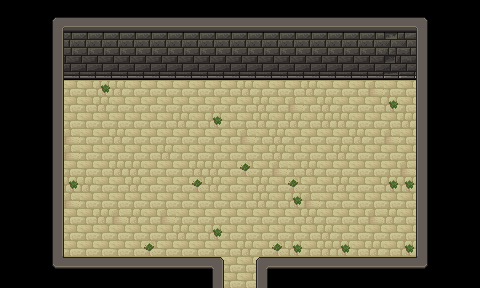

Below is a game level as drawn by its tile map, then a one-line description and the .tmx file that defines it, in full:
An orthogonal 30x18 tile map with 16x16 px tiles, 3 tile layers (Base, Ground, Upper) and 3 objects (Entrance, DungeonObject, CombatStart).

<map version="1.5" tiledversion="1.6.0" orientation="orthogonal" renderorder="right-down" width="30" height="18" tilewidth="16" tileheight="16" infinite="0" nextlayerid="22" nextobjectid="52">
 <properties>
  <property name="ActiveSpawn" type="int" value="1" />
  <property name="Dungeon" value="Forest" />
  <property name="Outside" type="bool" value="false" />
  <property name="ResourcesMinMax" value="30-60" />
 </properties>
 <tileset firstgid="1" source="../Tilesets/tilesetDungeon.tsx" />
 <layer id="19" name="Base" width="30" height="18">
  <data encoding="csv">
145,145,145,145,145,145,145,145,145,145,145,145,145,145,145,145,145,145,145,145,145,145,145,145,145,145,145,145,145,145,
145,145,145,145,145,145,145,145,145,145,145,145,145,145,145,145,145,145,145,145,145,145,145,145,145,145,145,145,145,145,
145,145,145,145,145,145,145,145,145,145,145,145,145,145,145,145,145,145,145,145,145,145,145,145,145,145,145,145,145,145,
145,145,145,145,145,145,145,145,145,145,145,145,145,145,145,145,145,145,145,145,145,145,145,145,145,145,145,145,145,145,
145,145,145,145,145,145,145,145,145,145,145,145,145,145,145,145,145,145,145,145,145,145,145,145,145,145,145,145,145,145,
145,145,145,145,10,10,31,11,10,10,10,10,10,10,10,11,10,10,10,11,10,10,10,12,10,10,145,145,145,145,
145,145,145,145,10,10,11,10,10,10,10,10,10,10,10,10,11,10,12,10,11,10,10,10,31,10,145,145,145,145,
145,145,145,145,10,10,10,10,10,10,10,11,10,31,10,10,11,10,11,10,11,11,10,10,10,11,145,145,145,145,
145,145,145,145,12,10,10,11,10,10,10,10,10,10,10,12,10,11,10,10,10,10,11,10,12,10,145,145,145,145,
145,145,145,145,12,10,10,10,10,10,11,10,10,10,10,10,10,11,10,10,10,11,10,10,10,10,145,145,145,145,
145,145,145,145,10,10,10,11,11,10,10,10,11,11,10,30,10,12,10,11,10,10,10,10,10,12,145,145,145,145,
145,145,145,145,31,11,10,10,11,10,10,10,30,11,10,10,11,10,30,10,10,11,10,10,31,31,145,145,145,145,
145,145,145,145,12,10,10,10,10,10,10,10,10,10,10,10,11,10,31,12,10,10,10,10,10,10,145,145,145,145,
145,145,145,145,10,10,11,12,11,10,12,10,10,10,10,10,10,10,10,11,10,10,10,12,11,10,145,145,145,145,
145,145,145,145,10,10,10,10,10,10,10,11,10,31,10,10,10,10,10,10,11,10,10,10,10,10,145,145,145,145,
145,145,145,145,10,10,10,10,10,30,10,10,10,10,10,11,10,30,31,10,11,31,10,11,10,31,145,145,145,145,
145,145,145,145,10,10,10,10,10,10,10,10,11,10,10,10,10,10,10,10,10,10,31,10,10,10,145,145,145,145,
145,145,145,145,145,145,145,145,145,145,145,145,145,145,10,10,145,145,145,145,145,145,145,145,145,145,145,145,145,145
</data>
 </layer>
 <layer id="20" name="Ground" width="30" height="18">
  <data encoding="csv">
0,0,0,0,0,0,0,0,0,0,0,0,0,0,0,0,0,0,0,0,0,0,0,0,0,0,0,0,0,0,
0,0,0,22,62,62,62,62,62,62,62,62,62,62,62,62,62,62,62,62,62,62,62,62,62,62,23,0,0,0,
0,0,0,24,84,84,84,84,84,84,84,84,84,84,84,84,84,84,84,84,84,84,84,84,85,86,21,0,0,0,
0,0,0,24,104,104,104,104,104,104,104,104,104,104,104,104,104,104,104,104,104,104,104,104,105,106,21,0,0,0,
0,0,0,24,124,124,124,124,124,124,124,124,124,124,124,124,124,124,124,124,124,124,124,124,125,126,21,0,0,0,
0,0,0,24,0,0,0,0,0,0,0,0,0,0,0,0,0,0,0,0,0,0,0,0,0,0,21,0,0,0,
0,0,0,24,0,0,0,0,0,0,0,0,0,0,0,0,0,0,0,0,0,0,0,0,0,0,21,0,0,0,
0,0,0,24,0,0,0,0,0,0,0,0,0,0,0,0,0,0,0,0,0,0,0,0,0,0,21,0,0,0,
0,0,0,24,0,0,0,0,0,0,0,0,0,0,0,0,0,0,0,0,0,0,0,0,0,0,21,0,0,0,
0,0,0,24,0,0,0,0,0,0,0,0,0,0,0,0,0,0,0,0,0,0,0,0,0,0,21,0,0,0,
0,0,0,24,0,0,0,0,0,0,0,0,0,0,0,0,0,0,0,0,0,0,0,0,0,0,21,0,0,0,
0,0,0,24,0,0,0,0,0,0,0,0,0,0,0,0,0,0,0,0,0,0,0,0,0,0,21,0,0,0,
0,0,0,24,0,0,0,0,0,0,0,0,0,0,0,0,0,0,0,0,0,0,0,0,0,0,21,0,0,0,
0,0,0,24,0,0,0,0,0,0,0,0,0,0,0,0,0,0,0,0,0,0,0,0,0,0,21,0,0,0,
0,0,0,24,0,0,0,0,0,0,0,0,0,0,0,0,0,0,0,0,0,0,0,0,0,0,21,0,0,0,
0,0,0,24,0,0,0,0,0,0,0,0,0,0,0,0,0,0,0,0,0,0,0,0,0,0,21,0,0,0,
0,0,0,42,2,2,2,2,2,2,2,2,2,4,0,0,1,2,2,2,2,2,2,2,2,2,43,0,0,0,
0,0,0,0,0,0,0,0,0,0,0,0,0,24,0,0,21,0,0,0,0,0,0,0,0,0,0,0,0,0
</data>
 </layer>
 <layer id="21" name="Upper" width="30" height="18">
  <data encoding="csv">
0,0,0,0,0,0,0,0,0,0,0,0,0,0,0,0,0,0,0,0,0,0,0,0,0,0,0,0,0,0,
0,0,0,0,0,0,0,0,0,0,0,0,0,0,0,0,0,0,0,0,0,0,0,0,0,0,0,0,0,0,
0,0,0,0,0,0,0,0,0,0,0,0,0,0,0,0,0,0,0,0,0,0,0,0,0,0,0,0,0,0,
0,0,0,0,0,0,0,0,0,0,0,0,0,0,0,0,0,0,0,0,0,0,0,0,0,0,0,0,0,0,
0,0,0,0,0,0,0,0,0,0,0,0,0,0,0,0,0,0,0,0,0,0,0,0,0,0,0,0,0,0,
0,0,0,0,0,0,0,0,0,0,0,0,0,0,0,0,0,0,0,0,0,0,0,0,0,0,0,0,0,0,
0,0,0,0,0,0,0,0,0,0,0,0,0,0,0,0,0,0,0,0,0,0,0,0,0,0,0,0,0,0,
0,0,0,0,0,0,0,0,0,0,0,0,0,0,0,0,0,0,0,0,0,0,0,0,0,0,0,0,0,0,
0,0,0,0,0,0,0,0,0,0,0,0,0,0,0,0,0,0,0,0,0,0,0,0,0,0,0,0,0,0,
0,0,0,0,0,0,0,0,0,0,0,0,0,0,0,0,0,0,0,0,0,0,0,0,0,0,0,0,0,0,
0,0,0,0,0,0,0,0,0,0,0,0,0,0,0,0,0,0,0,0,0,0,0,0,0,0,0,0,0,0,
0,0,0,0,0,0,0,0,0,0,0,0,0,0,0,0,0,0,0,0,0,0,0,0,0,0,0,0,0,0,
0,0,0,0,0,0,0,0,0,0,0,0,0,0,0,0,0,0,0,0,0,0,0,0,0,0,0,0,0,0,
0,0,0,0,0,0,0,0,0,0,0,0,0,0,0,0,0,0,0,0,0,0,0,0,0,0,0,0,0,0,
0,0,0,0,0,0,0,0,0,0,0,0,0,0,0,0,0,0,0,0,0,0,0,0,0,0,0,0,0,0,
0,0,0,0,0,0,0,0,0,0,0,0,0,0,0,0,0,0,0,0,0,0,0,0,0,0,0,0,0,0,
0,0,0,0,0,0,0,0,0,0,0,0,0,0,0,0,0,0,0,0,0,0,0,0,0,0,0,0,0,0,
0,0,0,0,0,0,0,0,0,0,0,0,0,0,0,0,0,0,0,0,0,0,0,0,0,0,0,0,0,0
</data>
 </layer>
 <objectgroup id="4" name="Travel">
  <object id="19" name="Entrance" x="224" y="284" width="32" height="4">
   <properties>
    <property name="EntranceDir" value="Up" />
    <property name="Map" value="mapForest_Dungeon_Wing_1_4" />
   </properties>
  </object>
 </objectgroup>
 <objectgroup id="5" name="MapObject">
  <object id="49" name="DungeonObject" x="224" y="96" width="16" height="16">
   <properties>
    <property name="ObjectID" type="int" value="74" />
    <property name="OutTrigger" value="Trigger_1" />
   </properties>
  </object>
 </objectgroup>
 <objectgroup id="6" name="Character">
  <object id="51" name="CombatStart" x="210.755" y="211.505" width="10.4901" height="8.9907">
   <properties>
    <property name="Map" value="mapForest_Dungeon_Wing_1_4" />
    <property name="Position" value="NW" />
   </properties>
  </object>
 </objectgroup>
</map>
